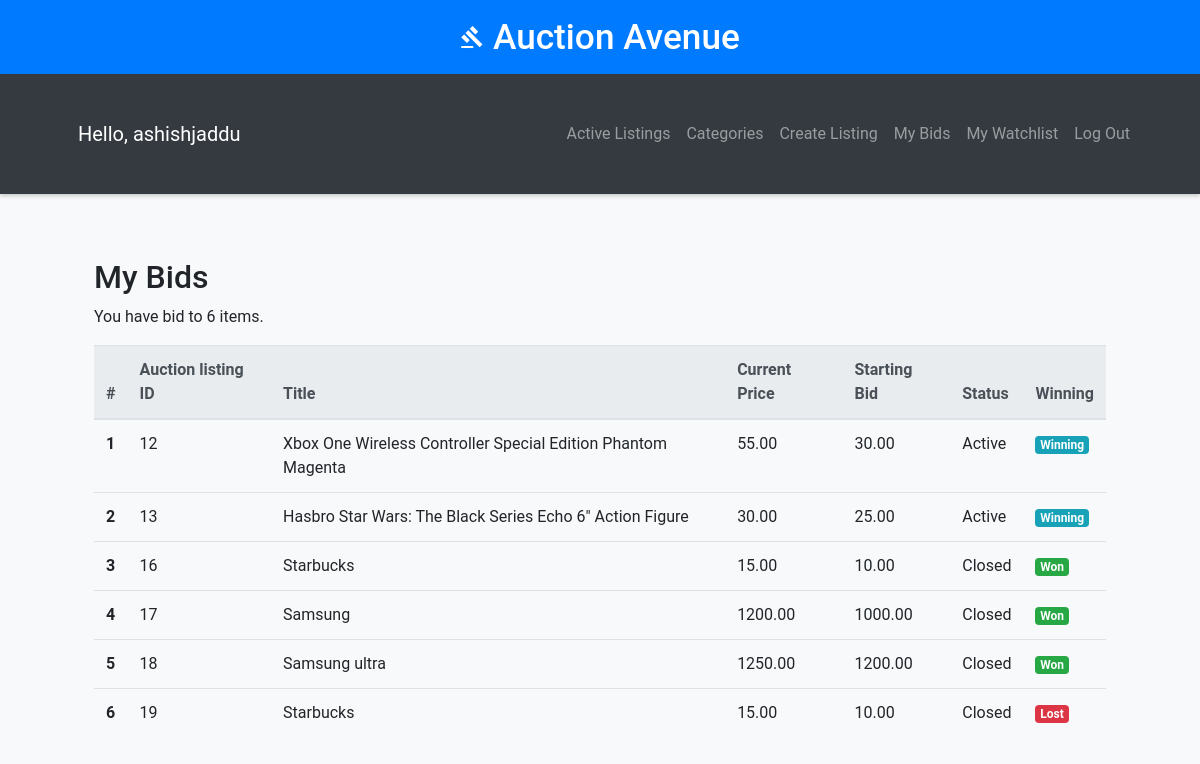
The page /mybiddings (signed in) on the database its author committed.
### auctions/models.py (models this page shows, shortened)
class User(AbstractUser):
    email = models.EmailField(unique=True)
    def get_username(self):
        return self.username

class Auction(models.Model):
    title = models.CharField(max_length=64)
    description = models.TextField(max_length=512)
    starting_bid = models.DecimalField(max_digits=9, decimal_places=2, default=0.00)
    current_bid = models.DecimalField(max_digits=9, decimal_places=2, default=0.00)
    category = models.ForeignKey(Category, on_delete=models.CASCADE, related_name="auction_category", blank=True, null=True) # related_name search all the auctions with a given category
    imageURL = models.URLField(blank=True)
    seller = models.ForeignKey(User, on_delete=models.CASCADE, related_name="auction_seller")
    closed = models.BooleanField(default=False)
    creation_date = models.DateTimeField(auto_now_add=True)
    update_date = models.DateTimeField(auto_now=True, null=True)
    end_date = models.DateTimeField(null=False, blank=False)

### auctions/views.py (the view)
# urls.py: path("mybiddings", views.mybiddings, name="mybiddings")
@login_required(login_url="login")
def mybiddings(request):
    try:
        mybiddings= Bid.objects.filter(bider=request.user.id).values('auction').distinct()
        auction_numbers = mybiddings.values_list('auction', flat=True)
        unique_auctions = Auction.objects.filter(id__in=auction_numbers)
        auction_status_dict = {}
        for auction_id in auction_numbers:
            try:
                highest_bidder = Bid.objects.filter(auction=auction_id).order_by('-bid_price').first().bider
                is_highest_bidder = highest_bidder == request.user
                auction_status_dict[auction_id] = is_highest_bidder
            except Bid.DoesNotExist:
                auction_status_dict[auction_id] = False
    except ObjectDoesNotExist:
        mybiddings = None
        unique_auctions = None
        auction_numbers = 0
    return render(request, "auctions/mybiddings.html", {
        "mybiddings": mybiddings,
        "unique_auctions": unique_auctions,
        "Num": len(unique_auctions),
        "auction_status_dict": auction_status_dict
    })

### auctions/templates/auctions/mybiddings.html
{% extends "auctions/layout.html" %}
{% block body %}
<div class="container">
    <h2>My Bids</h2>
    {% if mybiddings %}
    <div><p>You have bid to {{ Num }} items.</p></div>
    <table class="table table-hover">
        <thead class="thead-light">
          <tr>
            <th scope="col">#</th>
            <th scope="col">Auction listing ID</th>
            <th scope="col">Title</th>
            <th scope="col">Current Price</th>
            <th scope="col">Starting Bid</th>
            <th scope="col">Status</th>
            <th scope="col">Winning</th>
          </tr>
        </thead>
        <tbody>
        {% for auction in unique_auctions %}
          <tr>
            <th scope="row">{{ forloop.counter }}</th>
            <td>{{ auction.id }}</td>
            <td><a href="{% url 'listing' auction.id %}" style="color: inherit;">{{ auction.title }}</a></td>
            <td>{{ auction.current_bid }}</td>
            <td>{{ auction.starting_bid }}</td>
            <td>
                {% if auction.closed %}
                    Closed
                {% else %}
                    Active
                {% endif %}
            </td>
            <td>
              {% for id, flag in auction_status_dict.items %}
              {% if id == auction.id  %}
              {% if flag and auction.closed %}
              <span class="badge badge-success" id="status">Won</span>
              {% elif flag and not auction.closed %}
              <span class="badge badge-info" id="status">Winning</span>
              {% elif not flag and auction.closed %}
              <span class="badge badge-danger" id="status">Lost</span>
              {% elif not flag and not auction.closed %}
              <span class="badge badge-danger" id="status">Losing</span>
              {% endif %}
              {% endif %}
              {% endfor %}
          </td>
          </tr>
        {% endfor %}
        </tbody>
      </table>
      {% else %}
      <p>No items in your Bidding list.</p>
      {% endif %}
</div>
{% endblock %}

### auctions/templates/auctions/layout.html (shortened to what this page needs)
{% load static %}
<!DOCTYPE html>
<html lang="en">
<head>
    <link rel="stylesheet" href="https://stackpath.bootstrapcdn.com/bootstrap/4.4.1/css/bootstrap.min.css">
    <link href="{% static 'auctions/styles.css' %}" rel="stylesheet">
</head>
<body>
    <header>
        <h1><i class="material-icons" >gavel</i> Auction Avenue</h1>
    </header>
    <nav class="navbar navbar-expand-lg navbar-dark">
        <div class="container">
            <a class="navbar-brand" >Hello, {{ user.get_username }}</a>
            <div class="collapse navbar-collapse" id="navbarNav">
                <ul class="navbar-nav ml-auto">
                    <li class="nav-item"><a class="nav-link" href="{% url 'index' %}">Active Listings</a></li>
                    <li class="nav-item"><a class="nav-link" href="{% url 'categories' %}">Categories</a></li>
                    {% if user.is_authenticated %}
                        <li class="nav-item"><a class="nav-link" href="{% url 'create' %}">Create Listing</a></li>
                        <li class="nav-item"><a class="nav-link" href="{% url 'mybiddings' %}">My Bids</a></li>
                        <li class="nav-item"><a class="nav-link" href="{% url 'watchlist' %}">My Watchlist</a></li>
                        <li class="nav-item"><a class="nav-link" href="{% url 'logout' %}">Log Out</a></li>
                    {% else %}
                        <li class="nav-item"><a class="nav-link" href="{% url 'login' %}">Log In</a></li>
                        <li class="nav-item"><a class="nav-link" href="{% url 'register' %}">Register</a></li>
                    {% endif %}
                </ul>
            </div>
        </div>
    </nav>
    <div class="container">
        {% block body %}{% endblock %}
    </div>
</body>
</html>

### auctions/static/auctions/styles.css (style rules this page uses)
body { margin: 10px; padding: 10px; }

### auctions/templates/auctions/layout.html (style rules this page uses)
body { font-family: 'Roboto', sans-serif; margin: 0; padding: 0; background: #f8f9fa; transition: background-color 0.3s; }
header { background: #007bff; color: #fff; padding: 1rem; text-align: center; box-shadow: 0 4px 8px rgba(0, 0, 0, 0.2); transition: background-color 0.3s; }
header h1 { margin: 0; font-size: 2.2rem; animation: fadeInDown 1s; }
nav { background: #343a40; color: #fff; padding: 0.5rem; box-shadow: 0 2px 4px rgba(0, 0, 0, 0.2); transition: background-color 0.3s; }
nav a { color: #fff; padding: 0.5rem 1rem; text-decoration: none; transition: color 0.3s, transform 0.3s; }
.container { padding: 2rem; animation: fadeInUp 1s; }

### rows shown on the page
User: get_username "ashishjaddu"
Auction: id "12", title "Xbox One Wireless Controller Special Edition Phantom Magenta", current_bid "55.00", starting_bid "30.00", closed "Active"
Auction: id "13", title "Hasbro Star Wars: The Black Series Echo 6\" Action Figure", current_bid "30.00", starting_bid "25.00", closed "Active"
Auction: id "16", title "Starbucks", current_bid "15.00", starting_bid "10.00", closed "Closed"
Auction: id "17", title "Samsung", current_bid "1200.00", starting_bid "1000.00", closed "Closed"
Auction: id "18", title "Samsung ultra", current_bid "1250.00", starting_bid "1200.00", closed "Closed"
Auction: id "19", title "Starbucks", current_bid "15.00", starting_bid "10.00", closed "Closed"

### other values the page prints
{{ Num }} "6"
